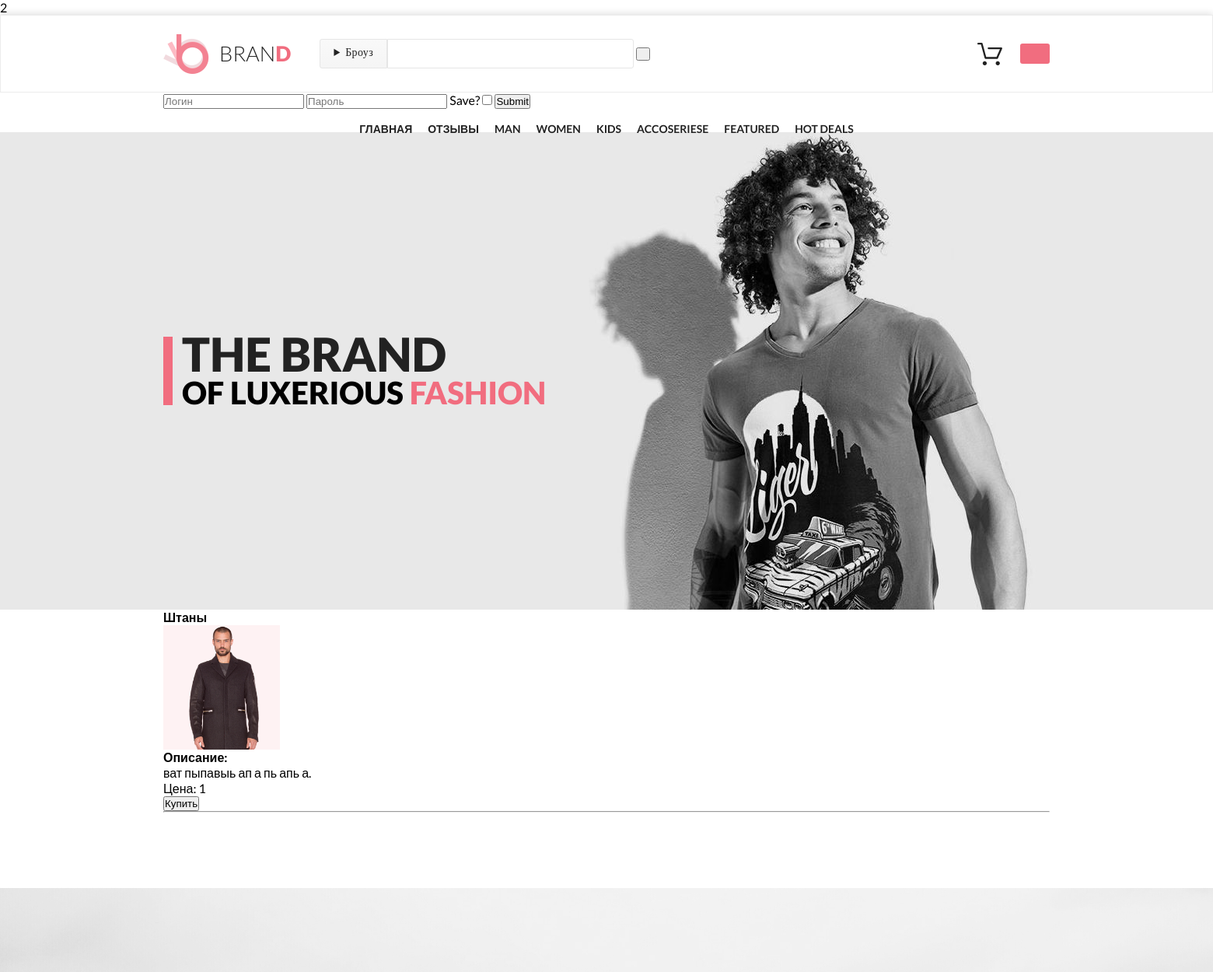
The app's page /item/2/ (upper part), older data.
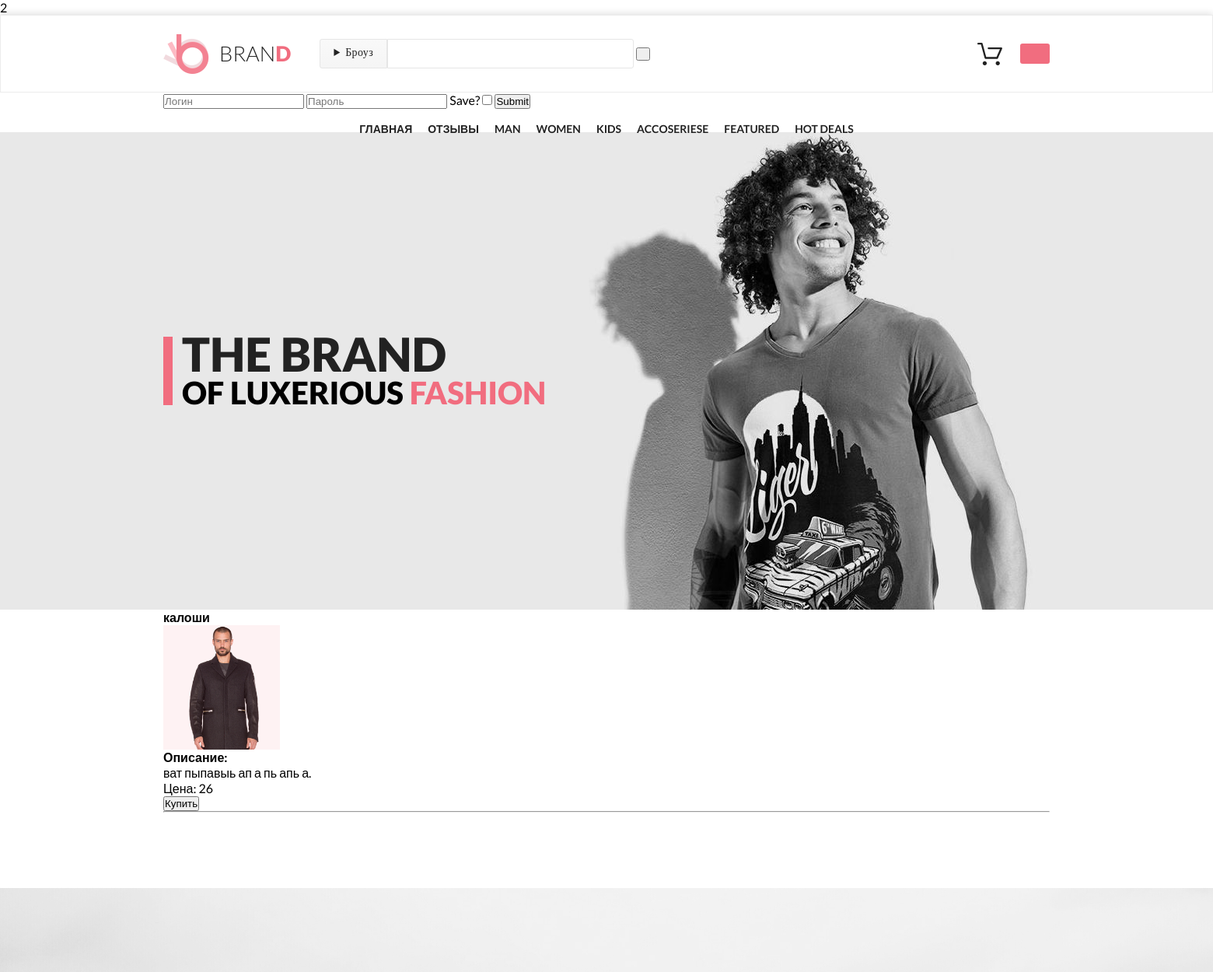
The same page, newer data.
### tables this page shows
CREATE TABLE `goods` (
  `id` int(11) NOT NULL,
  `image` text NOT NULL,
  `name` text NOT NULL,
  `description` text NOT NULL,
  `price` int(11) NOT NULL
);

### engine/db.php (called while the page is built, shortened)
<?php
function getDb() {
    static $db = null;
    if (is_null($db)) {
        $db = @mysqli_connect(HOST, USER, PASS, DB) or die("Could not connect: " . mysqli_connect_error());
    }
    return $db;
}
function getAssocResult($sql)
{
    $db = getDb();
    $result = @mysqli_query($db, $sql) or die(mysqli_error($db));
    $array_result = [];
    while ($row = mysqli_fetch_assoc($result))
        $array_result[] = $row;
    return $array_result;
}

### engine/goods.php (called while the page is built, shortened)
<?php
function getOneGood($id) {
    $id = (int)$id;
    $sql = "SELECT * FROM goods WHERE id = {$id}";
    $result = getAssocResult($sql)[0];
    return $result;
}

### engine/controller.php (called while the page is built, shortened)
<?php
function prepareVariables($page, $action, $id)
{
    $params = [];
    $params['count'] = getBasketCount();
    switch ($page) {
        case 'item':
            print_r($id);
            $params['good'] = getOneGood($id);
            break;
    }
    return $params;
}

### views/item.php (the view)
<div class="container">
    <b><?=$good['name']?></b><br>
    <img width="150" src="/img/<?=$good['image']?>" alt=""></a><br>
    <b>Описание:</b><br> <?=$good['description']?><br>
    Цена: <?=$good['price']?><br>
    <button class="buy" data-id="<?=$good['id']?>">Купить</button><hr>
</div>

Row changes from the older to the newer data that the page shows:
changed goods "ват пыпавыь ап а пь апь а.": name "Штаны" → "калоши"; price "1" → "26"
